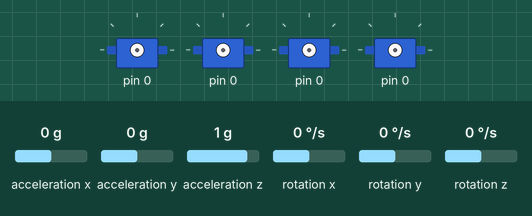
Simulated run of this program. Board: Arduino Uno, built with avr-gcc and run on an emulated ATmega328P. Parts: 4 × servo. Wiring (inferred from the names in the program): MPU-6050 motion sensor at I2C address 0x68. Inputs (shaded band) come from the test bench; at power-on: acceleration x 0 g, acceleration y 0 g, acceleration z 1 g, rotation x 0 °/s, rotation y 0 °/s, rotation z 0 °/s. What the program prints to the serial monitor is not drawn.

Above: at 0.1 s.
At 8.7 s:
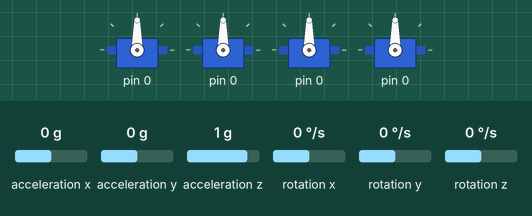
Timing chart, 0 to 10.2 s (numbered marks = the images above):
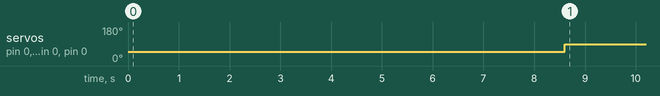

The program:

main.cpp
```cpp
// main contains the entire sensor reading and calculation of the raw values
#include <Arduino.h>
#include "Wire.h"
#include "I2Cdev.h"
#include "motors.h"
#include "pid.h"

motors::Motors m;
pid::PIDCalc calcPID(&m);

unsigned long timer = 0;

//Declaring some global variables
int gyro_x, gyro_y, gyro_z;
long acc_x, acc_y, acc_z, acc_total_vector;
int temperature;
long gyro_x_cal, gyro_y_cal, gyro_z_cal;
long acc_x_cal, acc_y_cal, acc_z_cal;
long loop_timer;
int lcd_loop_counter;
float angle_pitch, angle_roll,angle_yaw;
int angle_pitch_buffer, angle_roll_buffer;
boolean set_gyro_angles;
float angle_roll_acc, angle_pitch_acc;
float angle_pitch_output, angle_roll_output;

int gyro_x_Error, gyro_y_Error, gyro_z_Error;

void setup_mpu_6050_registers(){
  //Activate the MPU-6050
  Wire.beginTransmission(0x68);                                        //Start communicating with the MPU-6050
  Wire.write(0x6B);                                                    //Send the requested starting register
  Wire.write(0x00);                                                    //Set the requested starting register
  Wire.endTransmission();                                              //End the transmission
  //Configure the accelerometer (+/-8g)
  Wire.beginTransmission(0x68);                                        //Start communicating with the MPU-6050
  Wire.write(0x1C);                                                    //Send the requested starting register
  Wire.write(0x10);                                                    //Set the requested starting register
  Wire.endTransmission();                                              //End the transmission
  //Configure the gyro (500dps full scale)
  Wire.beginTransmission(0x68);                                        //Start communicating with the MPU-6050
  Wire.write(0x1B);                                                    //Send the requested starting register
  Wire.write(0x08);                                                    //Set the requested starting register
  Wire.endTransmission();                                              //End the transmission
}

void read_mpu_6050_data(){                                             //Subroutine for reading the raw gyro and accelerometer data
  Wire.beginTransmission(0x68);                                        //Start communicating with the MPU-6050
  Wire.write(0x3B);                                                    //Send the requested starting register
  Wire.endTransmission();                                              //End the transmission
  Wire.requestFrom(0x68,14);                                           //Request 14 bytes from the MPU-6050
  while(Wire.available() < 14);                                        //Wait until all the bytes are received
  acc_x = Wire.read()<<8|Wire.read();                                  //Add the low and high byte to the acc_x variable
  acc_y = Wire.read()<<8|Wire.read();                                  //Add the low and high byte to the acc_y variable
  acc_z = Wire.read()<<8|Wire.read();                                  //Add the low and high byte to the acc_z variable
  temperature = Wire.read()<<8|Wire.read();                            //Add the low and high byte to the temperature variable
  gyro_x = Wire.read()<<8|Wire.read();                                 //Add the low and high byte to the gyro_x variable, [deg/s], 8 bit
  gyro_y = Wire.read()<<8|Wire.read();                                 //Add the low and high byte to the gyro_y variable, [deg/s], 8 bit
  gyro_z = Wire.read()<<8|Wire.read();                                 //Add the low and high byte to the gyro_z variable, [deg/s], 8 bit
}

void setup() {                                                         // Setup() calculates the offset of the gyro (x,y,z) which are used for calibration
  Serial.begin(9600);
  Wire.begin();
  Wire.setClock(400000);
  setup_mpu_6050_registers();

  Serial.print("Calibration of the Gyro");

    for (int cal_int = 0; cal_int < 2000 ; cal_int ++){                //Run this code 2000 times
    read_mpu_6050_data();                                              //Read the raw acc and gyro data from the MPU-6050
    gyro_x_cal += gyro_x;                                              //Add the gyro x-axis offset to the gyro_x_cal variable
    gyro_y_cal += gyro_y;                                              //Add the gyro y-axis offset to the gyro_y_cal variable
    gyro_z_cal += gyro_z;                                              //Add the gyro z-axis offset to the gyro_z_cal variable
    acc_x_cal += acc_x;
    acc_y_cal += acc_y;
    acc_z_cal += acc_z;
    delay(3);                                                          //Delay 3us to simulate the 250Hz program loop
  }
  gyro_x_cal /= 2000;                                                  //Divide the gyro_x_cal variable by 2000 to get the avarage offset
  gyro_y_cal /= 2000;                                                  //Divide the gyro_y_cal variable by 2000 to get the avarage offset
  gyro_z_cal /= 2000;
  acc_x_cal /= 2000;
  acc_y_cal /= 2000;
  acc_z_cal /= 2000;
  Serial.print("\n");
  Serial.print("Gyro Calibrated");
  delay(200);

  Serial.print("\n");
  Serial.print("Start Motors");
  delay(200);
  m.attach();
  m.startup();


  delay(1000);

    /*while (Serial.available() <= 0) {
        Serial.print(".");
        delay(500);
    }
    Serial.println("");*/

  m.setThrust(1080);
}

int gyro_roll;
int gyro_pitch;
int gyro_yaw;
float gyro_roll_input;
float gyro_pitch_input;
float gyro_yaw_input;
float roll_level_adjust, pitch_level_adjust;
int counter = 1;
double roll_cum = 0;
double pitch_cum = 0;

void loop(){
  read_mpu_6050_data();
  gyro_roll = gyro_x;                                                       //Read the raw acc and gyro data from the MPU-6050
  gyro_pitch = gyro_y;
  gyro_yaw = gyro_z;

  gyro_roll -= gyro_x_cal;                                                  // Add the offsets values of void setup()
  gyro_pitch -= gyro_y_cal;
  gyro_yaw -= gyro_z_cal;
  acc_x -= acc_x_cal;
  acc_y -= acc_y_cal;
  acc_z -= (acc_z_cal + 4096);


  //65.5 = 1 deg/sec (check the datasheet of the MPU-6050 for more information).
  double pt1 = 0.7;
  gyro_roll_input = (gyro_roll_input * pt1) + ((gyro_roll / 65.5) * (1-pt1));   //Gyro pid input is deg/sec.
  gyro_pitch_input = (gyro_pitch_input * pt1) + ((gyro_pitch / 65.5) * (1-pt1));//Gyro pid input is deg/sec.
  gyro_yaw_input = (gyro_yaw_input * pt1) + ((gyro_yaw / 65.5) * (1-pt1));      //Gyro pid input is deg/sec.

  //Gyro angle calculations
  //0.0000611 = 1 / (250Hz / 65.5)
  angle_pitch += gyro_pitch * 0.0000611;                                    //Calculate the traveled pitch angle and add this to the angle_pitch variable.
  angle_roll += gyro_roll * 0.0000611;                                      //Calculate the traveled roll angle and add this to the angle_roll variable.
  angle_yaw += gyro_yaw * 0.0000611;

  //0.000001066 = 0.0000611 * (3.142(PI) / 180degr) The Arduino sin function is in radian
  angle_pitch -= angle_roll * sin(gyro_yaw * 0.000001066);                  //If the IMU has yawed transfer the roll angle to the pitch angel.
  angle_roll += angle_pitch * sin(gyro_yaw * 0.000001066);                  //If the IMU has yawed transfer the pitch angle to the roll angel.
  //Accelerometer angle calculations
  acc_total_vector = sqrt((acc_x*acc_x)+(acc_y*acc_y)+(acc_z*acc_z));       //Calculate the total accelerometer vector.

  if(abs(acc_y) < acc_total_vector){                                        //Prevent the asin function to produce a NaN
    angle_pitch_acc = asin((float)acc_y/acc_total_vector)* 57.296;          //Calculate the pitch angle.
  }
  if(abs(acc_x) < acc_total_vector){                                        //Prevent the asin function to produce a NaN
    angle_roll_acc = asin((float)acc_x/acc_total_vector)* -57.296;          //Calculate the roll angle.
  }

  // MANUAL Calibration (instead of void setup calibration): Place the MPU-6050 spirit level and note the values in the following two lines for calibration.
  angle_pitch_acc -= 0; //-0.85;                                                  //Accelerometer calibration value for pitch.
  angle_roll_acc -= 0; //-1.4;                                                    //Accelerometer calibration value for roll.
  /*
  roll_cum = roll_cum + angle_roll_acc;
  pitch_cum = pitch_cum + angle_pitch_acc;
  Serial.print(pitch_cum / counter);
  Serial.print("; ");
  Serial.print(roll_cum / counter);
  Serial.print("\n"); */

  double alpha = 0.0007;
  angle_pitch = angle_pitch *(1-alpha) + angle_pitch_acc * alpha;            //Correct the drift of the gyro pitch angle with the accelerometer pitch angle.
  angle_roll = angle_roll * (1-alpha) + angle_roll_acc * alpha;               //Correct the drift of the gyro roll angle with the accelerometer roll angle.

  pitch_level_adjust = angle_pitch;                            //Calculate the pitch angle correction
  roll_level_adjust = angle_roll;                              //Calculate the roll angle correction

  /*
  Serial.print(roll_level_adjust);
  Serial.print(";  ");
  Serial.print(pitch_level_adjust);
  Serial.print(";  ");
  Serial.print(angle_yaw);
  Serial.print("\n");
  */

  calcPID.averageError(roll_level_adjust, pitch_level_adjust, angle_yaw);

  if ((millis()-timer)>10) {
        calcPID.computeAverageError();
        calcPID.updateInputs(roll_level_adjust, pitch_level_adjust, angle_yaw);
        calcPID.updatePID();
        calcPID.sendError();

        if (calcPID.getPID()){
//            m.setRandom();
//            delay(1000);
        }
        calcPID.computePID();

        m.setByPID(calcPID.pid_pitch.output, calcPID.pid_roll.output, calcPID.pid_yaw.output);
        timer = millis();
    }

  counter++;
}
```

motors.cpp
```cpp
#include <Arduino.h>
#include "motors.h"


//#define DEBUG

#define BTDEBUG


namespace motors {
    void Motors::startup() {
        shuttedDown = false;
        forceSetThrust(1050);
    }

    void Motors::shutdown() {
        forceSetThrust(1000);
        shuttedDown = true;
        Serial.println("Motors shutdown");
    }

    void Motors::attach() {
        FR.attach(fr_pin);
        BR.attach(br_pin);
        BL.attach(bl_pin);
        FL.attach(fl_pin);
    }

    void Motors::setThrust(int t) {
        t = checkThrust(t);

        thrust = t;

        setMotors(t, t, t, t);
    }

    void Motors::resetThrust() {
        setThrust(thrust);
    }

    void Motors::setByPID(float pitch, float roll, float yaw) {

        // PLEASE CHECK !!!
        int fr = int(float(thrust) + pitch - roll + yaw); // front right  CCW
        int fl = int(float(thrust) + pitch + roll - yaw); // front left  CW
        int br = int(float(thrust) - pitch - roll + yaw); // back right   CW
        int bl = int(float(thrust) - pitch + roll - yaw); // back left   CCW

        fr = checkMaxContribution(fr);
        fl = checkMaxContribution(fl);
        br = checkMaxContribution(br);
        bl = checkMaxContribution(bl);


        setIndividual(fr, fl, br, bl);
    }

    int Motors::checkMaxContribution(int speed) const {
        int contribution = speed - thrust;
        if (contribution > maxPIDContribution) {
            speed = thrust + maxPIDContribution;
        } else if (contribution < -maxPIDContribution) {
            speed = thrust - maxPIDContribution;
        }

        return speed;
    }


    void Motors::setRandom() {
//        setIndividual(1070, 1278, 1267, 1200);
    }

//    int calcSpeedThrust(int speed) const {
//        if (speed > 100) speed = 100;
//        if (speed < -100) speed = -100;
//
//        int t = int(map(speed, -100, 100, -maxPIDContribution, maxPIDContribution));
//
//        return thrust + t;
//    }

    int Motors::checkThrust(int t) const {
        if (t > maxThrust) { t = maxThrust; }
        else if (t < minThrust) {t = minThrust;}

        return t;
    }

    void Motors::forceSetThrust(int t) {
        setMotors(t, t, t, t);
    }

    void Motors::setIndividual(int fr, int fl, int br, int bl) {
        fr = checkThrust(fr);
        fl = checkThrust(fl);
        br = checkThrust(br);
        bl = checkThrust(bl);

        setMotors(fr, fl, br, bl);
    }

    void Motors::setMotors(int fr, int fl, int br, int bl) {
        if (shuttedDown) return;

        FR.writeMicroseconds(fr);
        FL.writeMicroseconds(fl);
        BR.writeMicroseconds(br);
        BL.writeMicroseconds(bl);

#ifdef DEBUG
        Serial.print("Speed_FR:");
        Serial.print(fr);
        Serial.print(",Speed_BR:");
        Serial.print(br);
        Serial.print(",Speed_BL:");
        Serial.print(bl);
        Serial.print(",Speed_FL:");
        Serial.println(fl);
#endif

    }

    void Motors::enable() {
        shuttedDown = false;
    }
};
```

motors.h
```cpp
#ifndef DRONE_MOTORS_H
#define DRONE_MOTORS_H

#include <Arduino.h>
#include "Servo.h"


namespace motors {
    class Motors {
    public:
        void startup();

        void enable();

        void shutdown();

        void attach();

        void setThrust(int t);

        void resetThrust();

        void setRandom();

        void setByPID(float pitch, float roll, float yaw);

    private:
        int thrust = 0;

        // PLEASE CHECK!!!
        int fl_pin = 4;
        int fr_pin = 5;
        int br_pin = 6;
        int bl_pin = 7;

        bool shuttedDown = true;

        const int maxPIDContribution = 30;
        const int minThrust = 1050;
        const int maxThrust = 1100;

        Servo FR;
        Servo FL;
        Servo BR;
        Servo BL;

        int checkThrust(int t) const;

        void forceSetThrust(int t);

        void setIndividual(int fr, int fl, int br, int bl);

        void setMotors(int fr, int fl, int br, int bl);

        void log();

        int checkMaxContribution(int speed) const;
    };
}

#endif //DRONE_MOTORS_H
```

pid.h
```cpp
#ifndef DRONE_PID_H
#define DRONE_PID_H


#include "motors.h"

namespace pid {
    void update();
    void startMPU();
    struct PID {
        float point = 0.0; // set point
        float input = 0; // sensor value
        float output= 0.0;
        float error= 0.0;
        float lastError= 0.0;
        float integral= 0.0;
        float derivative= 0.0;
        float accumulatedError= 0.0;

        int iters = 0;

        void update();
        void updateError();
    };

    class PIDCalc {
    public:
        PID pid_pitch;
        PID pid_roll;
        PID pid_yaw;

        PIDCalc(motors::Motors* motors);

        void averageError(float roll, float pitch, float yaw);

        void computeAverageError();

        void setPoint(float x, float y, float z);

        bool getPID();

        void computePID();

        void updateInputs(float roll, float pitch, float yaw);

        void updatePID();

        void sendError();

    private:
        void setPID(const String& input);

        void resetAverage();
        motors::Motors* motors;
        float Kp = 0.8;
        float Ki = 0.001;
        float Kd = 0.2;

        int accumulatedIters = 0;
    };

};

#endif //DRONE_PID_H
```

Source omitted: pid.cpp (5172 bytes)

Measured:
- by itself, servo on pin 0, servo on pin 0, servo on pin 0, servo on pin 0: 49° → 90° at 8.6 s
